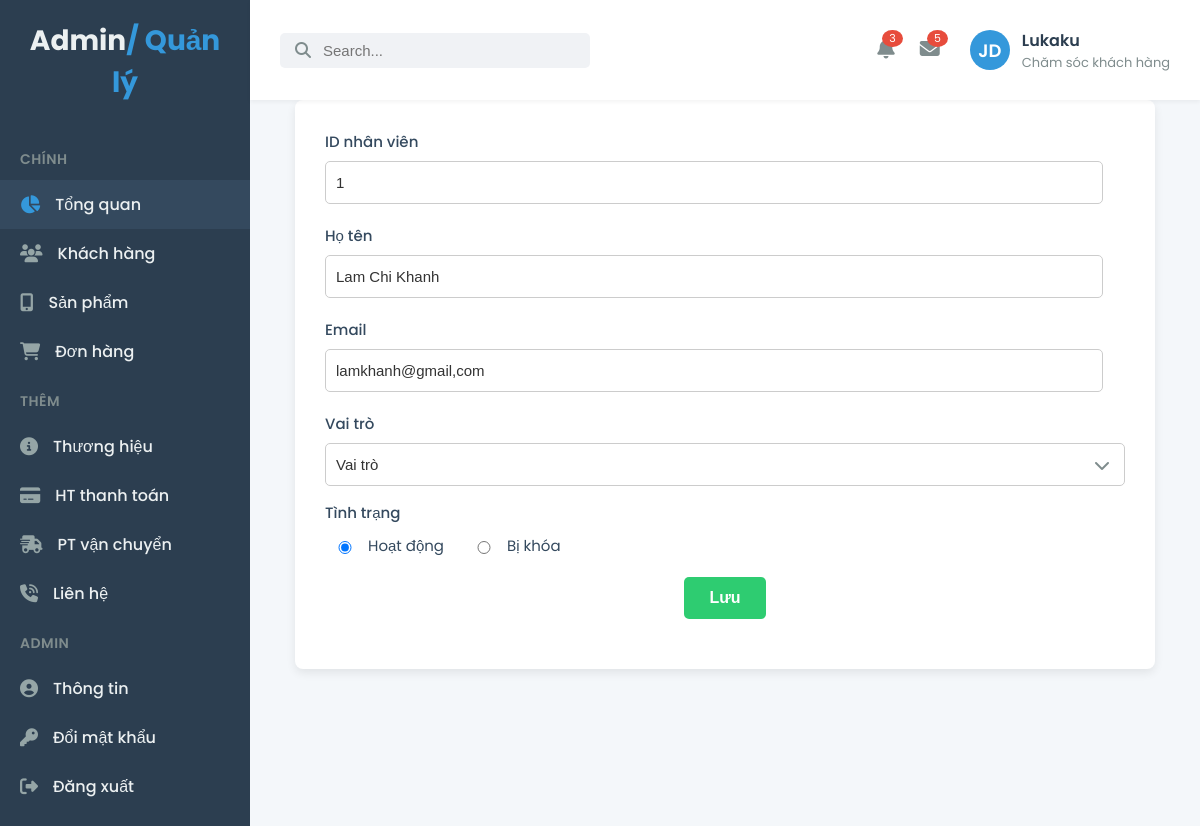
The app's page /admin/admin-update.php?id_admin=1 (signed in) with its own data.
### tables this page shows
CREATE TABLE `quan_tri` (
  `id_admin` int(11) NOT NULL,
  `hoten` varchar(50) NOT NULL,
  `email` varchar(50) NOT NULL,
  `matkhau` varchar(255) NOT NULL,
  `avatar` varchar(255) DEFAULT NULL,
  `vaitro` tinyint(4) NOT NULL COMMENT '0: admin, 1: nhân viên sale, 2: chăm sóc khách hàng, 3: nhân viên kho, 4: kế toán, 5: quản lý',
  `trangthai` tinyint(4) NOT NULL DEFAULT 0 COMMENT '0: active, 1: deactive',
  `ngay_tao` datetime NOT NULL DEFAULT current_timestamp()
);

### admin/admin-update.php (the view, shortened to what this page needs)
<?php
    include_once "sidebar.php";
    require_once "connect.php";
    if(isset($_GET["id_admin"])) {
        $id_admin = $_GET["id_admin"];
        $sql = "SELECT * FROM quan_tri WHERE id_admin = $id_admin";
        $query = mysqli_query($conn, $sql);
        $row = mysqli_fetch_assoc($query);
    }
?>
<div class="main-content">
    <form action="" class="form" method="POST">
        <div class="input-box">
          <label>ID nhân viên</label>
          <input type="text" value="<?php echo $id_admin ?>" readonly/>
        </div>
        <div class="input-box">
          <label>Họ tên</label>
          <input type="text" name="hoten" value="<?php echo $row["hoten"] ?>" required/>
        </div>
        <div class="input-box">
          <label>Email</label>
          <input type="text" name="email" value="<?php echo $row["email"] ?>" required/>
        </div>
        <div class="input-box">
          <label>Vai trò</label>
          <div class="select-box">
            <select name="vaitro" required>
                <option hidden>Vai trò</option>
            </select>
        </div>
        <div class="gender-box">
          <h3>Tình trạng</h3>
          <div class="gender-option">
            <div class="gender">
              <input style="width: 30px" type="radio" value="0" name="status" <?php echo $row["trangthai"]==0 ? "checked" : "" ?>/>Hoạt động
            </div>
            <div class="gender">
              <input style="width: 30px" type="radio" value="1" name="status" <?php echo $row["trangthai"]==1 ? "checked" : "" ?>/>Bị khóa
            </div>
          </div>
        </div>
        <button name="submit">Lưu</button>
    </form>
</div>
<?php include_once "footer.php" ?>

### css/style.css (style rules this page uses)
body { font-family: 'Poppins', sans-serif; margin: 0; background-color: #f4f7fa; display: flex; min-height: 100vh; }
.main-content { flex-grow: 1; padding: 30px; background-color: #f4f7fa; overflow-y: auto; }
.main-content { flex-grow: 1; padding: 30px; background-color: #f4f7fa; overflow-y: auto; margin-top: 70px; }

### css/form.css (style rules this page uses)
.form { background-color: #ffffff; border-radius: 8px; box-shadow: 0 4px 10px rgba(0, 0, 0, 0.08); padding: 30px; margin-bottom: 30px; max-width: 800px; margin-left: auto; margin-right: auto; }
.form .input-box { margin-bottom: 20px; }
.form .input-box label { display: block; font-size: 15px; color: #34495e; font-weight: 500; margin-bottom: 8px; }
.form .input-box input[type="text"], .form .input-box input[type="email"], .form .input-box input[type="password"], .form .input-box input[type="number"], .form .input-box input[type="file"], .form .input-box textarea { width: calc(100% - 22px); padding: 12px 10px; border: 1px solid #ccc; border-radius: 5px; font-size: 15px; color: #333; transition: border-color 0.3s ease; box-sizing: border-box; }
.form .select-box { position: relative; width: 100%; }
.form .select-box select { width: 100%; padding: 12px 10px; border: 1px solid #ccc; border-radius: 5px; font-size: 15px; color: #333; background-color: #fff; appearance: none; -webkit-appearance: none; -moz-appearance: none; cursor: pointer; transition: border-color 0.3s ease; }
.form .select-box::after { content: '\f078'; font-family: "Font Awesome 6 Free"; font-weight: 900; position: absolute; right: 15px; top: 50%; transform: translateY(-50%); color: #7f8c8d; pointer-events: none; }
.gender-box { margin-bottom: 20px; }
.gender-box h3 { font-size: 15px; color: #34495e; font-weight: 500; margin-bottom: 10px; }
.gender-option { display: flex; gap: 20px; }
.gender-option .gender { display: flex; align-items: center; font-size: 15px; color: #34495e; }
.gender-option .gender input[type="radio"] { margin-right: 8px; cursor: pointer; }
.form button[type="submit"], .form button[name="submit"] { background-color: #2ecc71; color: #ffffff; padding: 12px 25px; border: none; border-radius: 5px; font-size: 16px; font-weight: 600; cursor: pointer; transition: background-color 0.3s ease; width: auto; display: block; margin: 20px auto 0 auto; }

### records on screen
quan_tri: hoten "Lam Chi Khanh", email "lamkhanh@gmail,com", trangthai "☑"

### other values on screen
$name "Lukaku"
